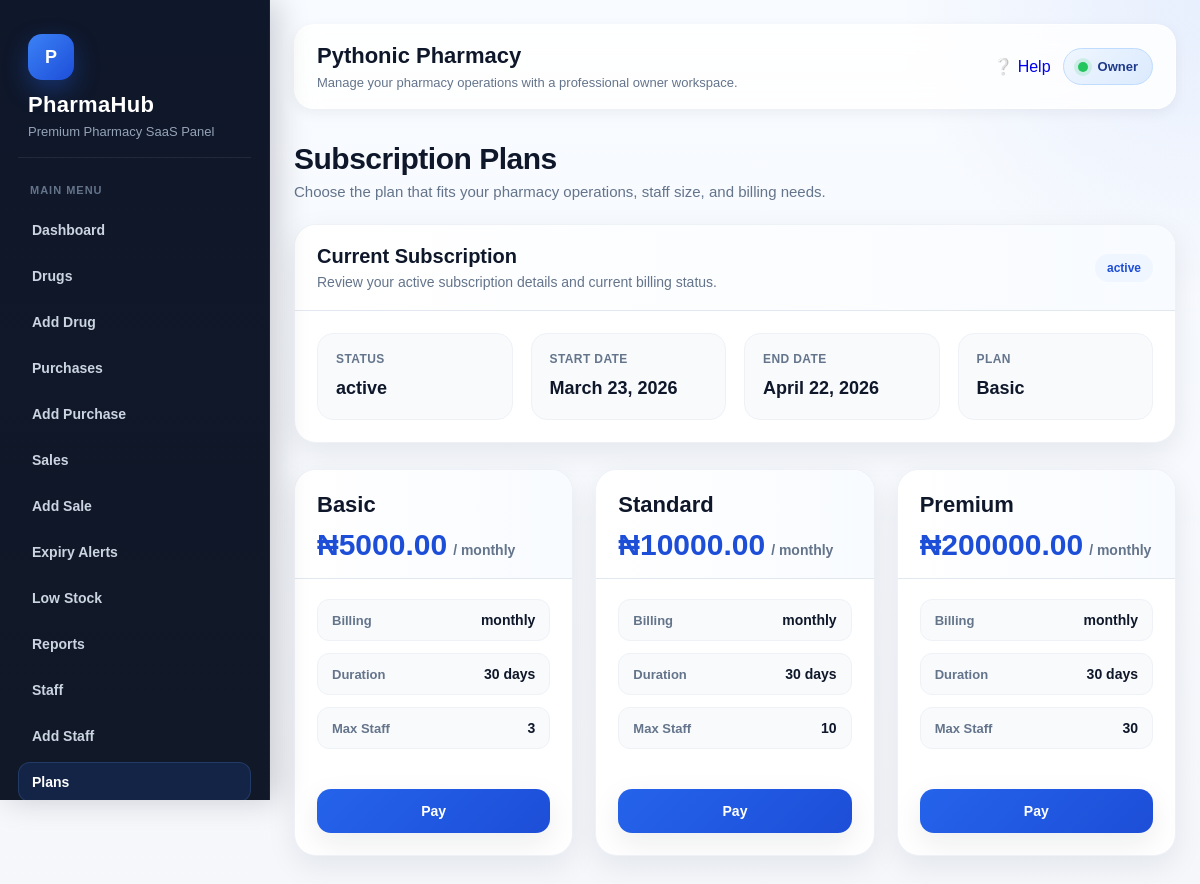
/subscriptions/plans/ (signed in), run on the app's committed database.
### accounts/models.py (models this page shows, shortened)
class User(AbstractUser):
    ROLE_CHOICES = (
        ('owner', 'Owner'),
        ('admin', 'Admin'),
        ('pharmacist', 'Pharmacist'),
        ('cashier', 'Cashier'),
        ('staff', 'Staff'),
    )
    pharmacy = models.ForeignKey(
        Pharmacy,
        on_delete=models.CASCADE,
        related_name='users',
        null=True,
        blank=True
    )
    role = models.CharField(max_length=20, choices=ROLE_CHOICES, default='staff')

### pharmacies/models.py (models this page shows, shortened)
class Pharmacy(models.Model):
    name = models.CharField(max_length=255)
    email = models.EmailField(unique=True)
    phone = models.CharField(max_length=20, blank=True, null=True)
    address = models.TextField(blank=True, null=True)
    is_active = models.BooleanField(default=True)
    is_suspended_by_owner = models.BooleanField(default=False)
    suspension_reason = models.CharField(max_length=255, blank=True, null=True)
    created_at = models.DateTimeField(auto_now_add=True)
    class Meta:
        ordering = ['name']

### subscriptions/models.py (models this page shows, shortened)
class Subscription(models.Model):
    STATUS_CHOICES = (
        ('trial', 'Trial'),
        ('active', 'Active'),
        ('expired', 'Expired'),
        ('pending', 'Pending'),
        ('cancelled', 'Cancelled'),
    )
    pharmacy = models.ForeignKey(
        Pharmacy,
        on_delete=models.CASCADE,
        related_name='subscriptions'
    )
    plan = models.ForeignKey(
        Plan,
        on_delete=models.SET_NULL,
        null=True,
        blank=True
    )
    status = models.CharField(max_length=20, choices=STATUS_CHOICES, default='pending')
    start_date = models.DateField()
    end_date = models.DateField()
    is_current = models.BooleanField(default=True)

class Plan(models.Model):
    BILLING_CHOICES = (
        ('monthly', 'Monthly'),
        ('yearly', 'Yearly'),
    )
    name = models.CharField(max_length=100)
    price = models.DecimalField(max_digits=12, decimal_places=2)
    billing_cycle = models.CharField(max_length=20, choices=BILLING_CHOICES, default='monthly')
    duration_days = models.PositiveIntegerField(default=30)
    max_staff = models.PositiveIntegerField(default=3)
    description = models.TextField(blank=True, null=True)
    is_active = models.BooleanField(default=True)

### subscriptions/views.py (the view)
# urls.py: path('plans/', views.plan_list, name='plan_list'),
@login_required
def plan_list(request):
    plans = Plan.objects.filter(is_active=True)
    current_subscription = Subscription.objects.filter(
        pharmacy=request.user.pharmacy,
        is_current=True
    ).first()
    return render(request, 'subscriptions/plan_list.html', {
        'plans': plans,
        'current_subscription': current_subscription,
    })

### templates/subscriptions/plan_list.html (shortened to what this page needs)
{% extends 'base.html' %}
{% block content %}
<div class="page-shell">
    <div class="page-header">
        <div>
            <h2>Subscription Plans</h2>
            <p>Choose the plan that fits your pharmacy operations, staff size, and billing needs.</p>
        </div>
    </div>
    {% if current_subscription %}
    <div class="status-card">
        <div class="status-card-header">
            <div>
                <h3>Current Subscription</h3>
                <p>Review your active subscription details and current billing status.</p>
            </div>
            <span class="status-pill">{{ current_subscription.status }}</span>
        </div>
        <div class="status-grid">
            <div class="status-item">
                <div class="status-label">Status</div>
                <div class="status-value">{{ current_subscription.status }}</div>
            </div>
            <div class="status-item">
                <div class="status-label">Start Date</div>
                <div class="status-value">{{ current_subscription.start_date }}</div>
            </div>
            <div class="status-item">
                <div class="status-label">End Date</div>
                <div class="status-value">{{ current_subscription.end_date }}</div>
            </div>
            <div class="status-item">
                <div class="status-label">Plan</div>
                <div class="status-value">
                    {% if current_subscription.plan %}
                        {{ current_subscription.plan.name }}
                    {% else %}
                        Trial
                    {% endif %}
                </div>
            </div>
        </div>
    </div>
    {% endif %}
    {% if plans %}
    <div class="plans-grid">
        {% for plan in plans %}
        <div class="plan-card">
            <div class="plan-card-header">
                <h3 class="plan-name">{{ plan.name }}</h3>
                <p class="plan-price">
                    <strong>₦{{ plan.price }}</strong>
                    <span>/ {{ plan.billing_cycle }}</span>
                </p>
            </div>
            <div class="plan-body">
                <div class="feature-list">
                    <div class="feature-item">
                        <span class="label">Billing</span>
                        <span class="value">{{ plan.billing_cycle }}</span>
                    </div>
                    <div class="feature-item">
                        <span class="label">Duration</span>
                        <span class="value">{{ plan.duration_days }} days</span>
                    </div>
                    <div class="feature-item">
                        <span class="label">Max Staff</span>
                        <span class="value">{{ plan.max_staff }}</span>
                    </div>
                </div>
                <div class="plan-footer">
                    <a href="{% url 'choose_plan' plan.id %}" class="pay-btn">Pay</a>
                </div>
            </div>
        </div>
        {% endfor %}
    </div>
    {% else %}
    <div class="empty-plans">
        No subscription plans are available at the moment.
    </div>
    {% endif %}
</div>
{% endblock %}

### templates/base.html (shortened to what this page needs)
<!DOCTYPE html>
<html lang="en">
<head>
</head>
<body>
{% if user.is_authenticated %}
    <div class="layout">
        <aside class="sidebar">
            <div class="brand-box">
                <div class="brand-logo">P</div>
                <h1 class="brand-title">PharmaHub</h1>
                <p class="brand-subtitle">Premium Pharmacy SaaS Panel</p>
            </div>
            <div class="nav-section">
                <div class="nav-label">Main Menu</div>
                {% if user.role == 'owner' or user.role == 'staff' or user.role == 'cashier' or user.role == 'pharmacist' %}
                    <a href="{% url 'dashboard' %}">Dashboard</a>
                    <a href="{% url 'drug_list' %}">Drugs</a>
                {% endif %}
                {% if user.role == 'owner' %}
                    <a href="{% url 'add_drug' %}">Add Drug</a>
                    <a href="{% url 'purchase_list' %}">Purchases</a>
                    <a href="{% url 'add_purchase' %}">Add Purchase</a>
                    <a href="{% url 'sale_list' %}">Sales</a>
                    <a href="{% url 'add_sale' %}">Add Sale</a>
                    <a href="{% url 'expiry_alerts' %}">Expiry Alerts</a>
                    <a href="{% url 'low_stock' %}">Low Stock</a>
                    <a href="{% url 'report_home' %}">Reports</a>
                    <a href="{% url 'staff_list' %}">Staff</a>
                    <a href="{% url 'add_staff' %}">Add Staff</a>
                    <a href="{% url 'plan_list' %}">Plans</a>
                {% elif user.role == 'cashier' or user.role == 'pharmacist' or user.role == 'staff' %}
                    <a href="{% url 'sale_list' %}">Sales</a>
                    <a href="{% url 'add_sale' %}">Add Sale</a>
                    <a href="{% url 'purchase_list' %}">Purchases</a>
                    <a href="{% url 'add_purchase' %}">Add Purchase</a>
                {% endif %}
            </div>
        </aside>
        <main class="main">
            <div class="topbar">
                <div class="topbar-content">
                    <div class="topbar-left">
                        <h2>
                            {% if user.is_authenticated and user.pharmacy %}
                                {{ user.pharmacy.name }}
                            {% else %}
                                Dashboard
                            {% endif %}
                        </h2>
                        <p>Manage your pharmacy operations with a professional owner workspace.</p>
                    </div>
                    <div class="topbar-right">
                        {% url 'help' as help_url %}
                        <a href="{{ help_url }}" class="topbar-help-btn {% if request.path == help_url %}active{% endif %}">
                            <span>❔</span>
                            <span>Help</span>
                        </a>
                        <div class="user-badge">
                            <span class="dot"></span>
                            {{ user.role|title }}
                        </div>
                    </div>
                </div>
            </div>
            {% block content %}{% endblock %}
        </main>
    </div>
{% endif %}
</body>
</html>

### templates/base.html (style rules this page uses)
:root { --bg: #f5f7fb; --surface: #ffffff; --surface-2: #f8fafc; --border: #e5e7eb; --text: #0f172a; --muted: #64748b; --primary: #2563eb; --primary-dark: #1d4ed8; --success-bg: #dcfce7; --success-text: #166534; --error-bg: #fee2e2; --error-text: #991b1b; --warning: #ea580c; --danger: #dc2626; --sidebar-top: #0f172a; --sidebar-bottom: #111827; --sidebar-text: #cbd5e1; --sidebar-active-bg: rgba(37, 99, 235, 0.16); --sidebar-active-text: #ffffff; --shadow-sm: 0 4px 14px rgba(15, 23, 42, 0.06); --shadow-md: 0 10px 30px rgba(15, 23, 42, 0.08); --shadow-lg: 0 20px 45px rgba(15, 23, 42, 0.12); --radius-sm: 10px; --radius-md: 16px; --radius-lg: 22px; --transition: all 0.25s ease; }
* { box-sizing: border-box; }
html { scroll-behavior: smooth; }
body { margin: 0; font-family: Arial, sans-serif; background: radial-gradient(circle at top right, rgba(37, 99, 235, 0.08), transparent 20%), linear-gradient(180deg, #f8fbff 0%, var(--bg) 100%); color: var(--text); min-height: 100vh; overflow-x: hidden; }
a { text-decoration: none; }
.layout { display: flex; min-height: 100vh; }
.sidebar { width: 270px; background: linear-gradient(180deg, var(--sidebar-top) 0%, var(--sidebar-bottom) 100%); color: white; padding: 24px 18px; position: fixed; top: 0; left: 0; height: 100vh; overflow-y: auto; transition: var(--transition); z-index: 1000; border-right: 1px solid rgba(255,255,255,0.05); box-shadow: 8px 0 30px rgba(2, 6, 23, 0.18); }
.brand-box { padding: 10px 10px 18px; margin-bottom: 18px; border-bottom: 1px solid rgba(255,255,255,0.08); }
.brand-logo { display: inline-flex; align-items: center; justify-content: center; width: 46px; height: 46px; border-radius: 14px; background: linear-gradient(135deg, #3b82f6, #1d4ed8); color: #fff; font-weight: 700; font-size: 18px; box-shadow: 0 10px 25px rgba(37, 99, 235, 0.35); margin-bottom: 12px; }
.brand-title { margin: 0; font-size: 22px; color: #ffffff; letter-spacing: 0.3px; }
.brand-subtitle { margin: 6px 0 0; font-size: 13px; color: #94a3b8; }
.nav-section { margin-bottom: 18px; }
.nav-label { font-size: 11px; font-weight: 700; text-transform: uppercase; letter-spacing: 1px; color: #64748b; padding: 8px 12px; margin-bottom: 6px; }
.sidebar a { display: flex; align-items: center; gap: 10px; color: var(--sidebar-text); padding: 12px 14px; margin-bottom: 6px; border-radius: 12px; font-size: 14px; font-weight: 600; transition: var(--transition); }
.sidebar a.active-link { background: var(--sidebar-active-bg); color: var(--sidebar-active-text); box-shadow: inset 0 0 0 1px rgba(96, 165, 250, 0.18); }
.main { margin-left: 270px; width: calc(100% - 270px); min-height: 100vh; padding: 24px; transition: var(--transition); }
.topbar { background: rgba(255,255,255,0.82); backdrop-filter: blur(12px); border: 1px solid rgba(255,255,255,0.7); padding: 18px 22px; border-radius: 20px; margin-bottom: 24px; position: sticky; top: 14px; z-index: 30; box-shadow: var(--shadow-sm); }
.topbar-content { display: flex; align-items: center; justify-content: space-between; gap: 14px; flex-wrap: wrap; }
.topbar-left h2 { margin: 0; font-size: 22px; color: var(--text); }
.topbar-left p { margin: 6px 0 0; color: var(--muted); font-size: 13px; }
.topbar-right { display: flex; align-items: center; gap: 12px; flex-wrap: wrap; }
.user-badge { display: inline-flex; align-items: center; gap: 10px; background: linear-gradient(135deg, #eff6ff, #dbeafe); color: #1e3a8a; padding: 10px 14px; border-radius: 999px; font-size: 13px; font-weight: 700; border: 1px solid #bfdbfe; }
.dot { width: 10px; height: 10px; border-radius: 50%; background: #22c55e; box-shadow: 0 0 0 4px rgba(34, 197, 94, 0.15); }
.page-header { margin-bottom: 22px; }
.page-header h2 { margin: 0 0 8px; font-size: 30px; line-height: 1.2; }
.page-header p { margin: 0; color: var(--muted); font-size: 14px; }

### data on the page
User: pharmacy.name "Pythonic Pharmacy", role "Owner"
Subscription: status "active", start_date "March 23, 2026", end_date "April 22, 2026", plan.name "Basic"
Plan: name "Basic", price "5000.00", billing_cycle "monthly", duration_days "30", max_staff "3"
Plan: name "Standard", price "10000.00", billing_cycle "monthly", duration_days "30", max_staff "10"
Plan: name "Premium", price "200000.00", billing_cycle "monthly", duration_days "30", max_staff "30"
